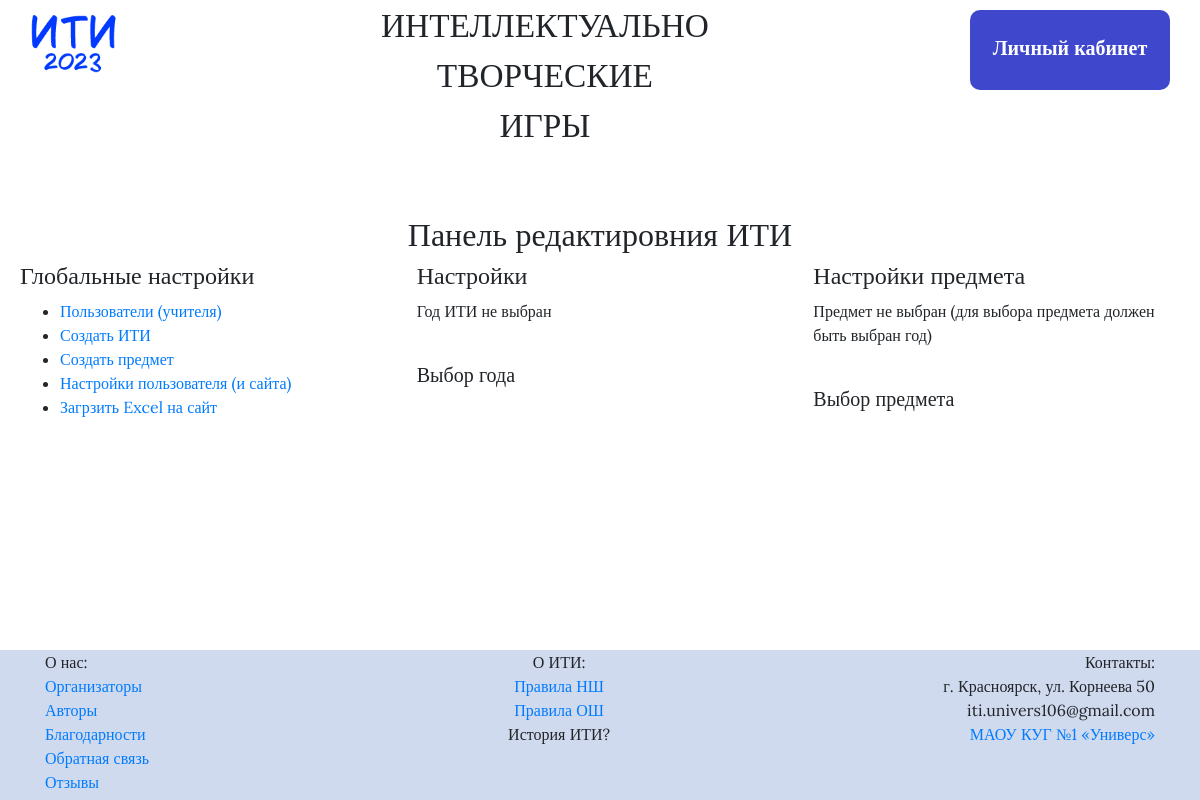
Before: /admin_panel (signed in) with the older database file.
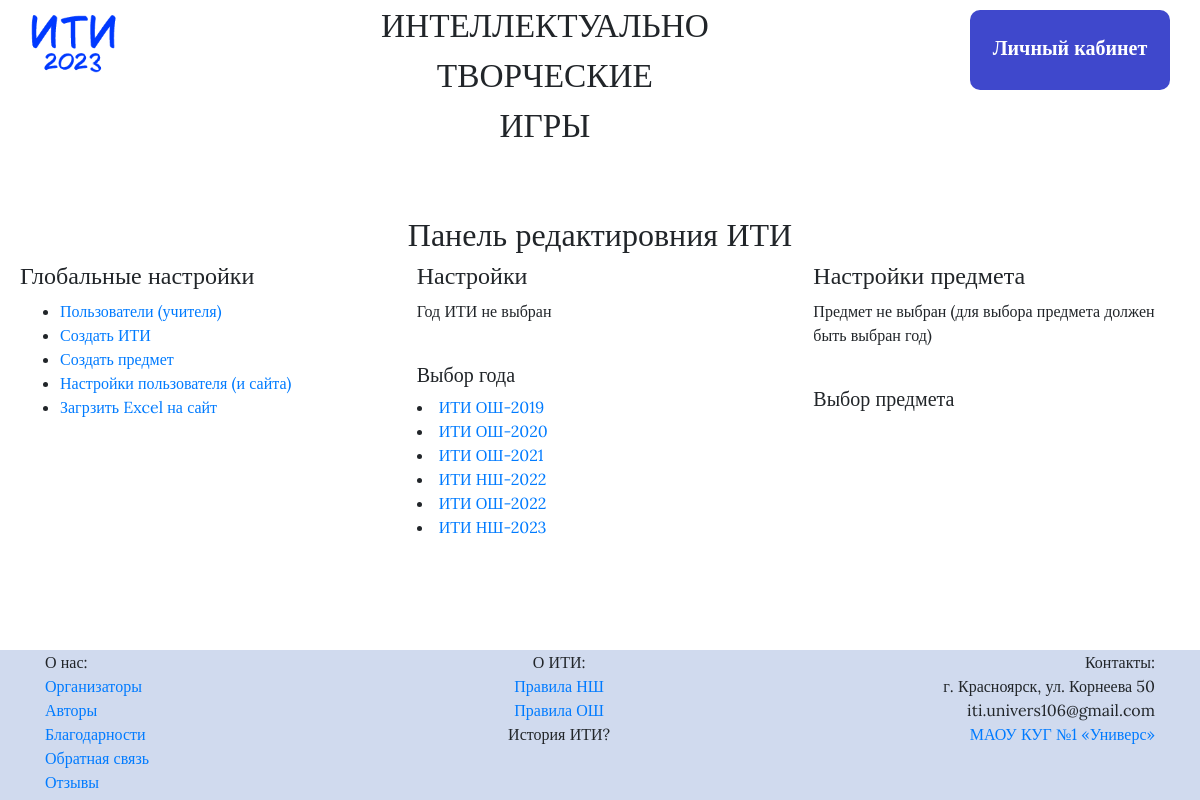
After: the same page with the newer database file.
### backend/database/iti.py (models this page shows, shortened)
class Iti(SqlAlchemyBase, Table):
    __tablename__ = 'iti'
    fields = ['id', 'name_in_list', 'name_on_page', 'classes', 'ind_days', 'default_ind_score', 'net_score_formula',
              'sum_ind_to_rating', 'automatic_division', 'auto_teams', 'sum_ind_to_team', 'teams_count',
              'students_in_team', 'description', 'block']
    id = sa.Column(sa.Integer, nullable=False, unique=True, primary_key=True, autoincrement=True)
    name_in_list = sa.Column(sa.String, nullable=False)
    name_on_page = sa.Column(sa.String, nullable=False)
    classes = sa.Column(sa.String, nullable=False)          # ordered (exm.: 56789, 234)
    ind_days = sa.Column(sa.Integer, nullable=False)
    default_ind_score = sa.Column(sa.Integer, nullable=False)
    net_score_formula = sa.Column(sa.Integer, nullable=False)
    sum_ind_to_rating = sa.Column(sa.Integer, nullable=False)
    automatic_division = sa.Column(sa.Integer, nullable=False)
    auto_teams = sa.Column(sa.String, nullable=False)
    sum_ind_to_team = sa.Column(sa.Integer, nullable=False)
    teams_count = sa.Column(sa.Integer, nullable=False)
    students_in_team = sa.Column(sa.Integer, nullable=False)
    description = sa.Column(sa.String, nullable=False)
    block = sa.Column(sa.Integer, nullable=False)

### backend/queries/simple.py (the view)
@app.route('/admin_panel')
@cross_origin()
@login_required
def admin_panel():
    iti, subject, sub = request.args.get('year'), request.args.get('subject'), []
    if subject:
        subject = Subject.select(subject)
    if iti:
        for cur_sub in ItiSubject.select_by_iti(iti):
            sub.append(Subject.select(cur_sub.subject_id))
        iti = Iti.select(iti)
    return render_template('admin_panel.html', iti=iti, subject=subject, itis=Iti.select_all(), subjects=sub)

### backend/database/__db_session.py (called while the page is built)
def create_session() -> Session:
    global __factory
    return __factory()

    @classmethod
    def select_all(cls):
        return cls.__select_by_expr__()

    @classmethod
    def one_or_many(cls, data, one=False):
        return data.one_or_none() if one else data.all()

    @classmethod
    def __select_by_expr__(cls, *exprs, one=False):
        session = create_session()
        values = session.query(cls).filter(sa.and_(*exprs))
        values = cls.one_or_many(values, one)
        session.expunge_all()
        session.commit()
        return values

    @classmethod
    def select(cls, _id):
        return cls.__select_by_expr__(getattr(cls, cls.id_field) == _id, one=True)

### backend/database/user.py (called while the page is built)
    def can_do(self, status: int):
        return self.status == -2 or \
               self.status == -1 and status != -2 or \
               status > 0 and (self.status >> status) % 2

### backend/help/login.py (called while the page is built)
@login.user_loader
def load_user(id):
    return User.select(int(id))

### backend/templates/admin_panel.html (shortened to what this page needs)
{% extends "base.html" %}
{% block content %}
<h1>Панель редактировния ИТИ</h1>
<div class="row">
    <div class="col">
        <h2>Глобальные настройки</h2>
        <ul>
            {% if full %}
            <li><a href="user_edit.html">Пользователи (учителя)</a></li>
            <li><a href="years_edit.html">Создать ИТИ</a></li>
            <li><a href="subjects_edit.html">Создать предмет</a></li>
            <li><a href="settings.html">Настройки пользователя (и сайта)</a></li>
            <li><a href="upload_excel.html">Загрзить Excel на сайт</a></li>
            {% elif adm %}
            <li><a href="user_edit.html">Пользователи (учителя)</a></li>
            <li><a href="settings.html">Настройки пользователя</a></li>
            {% else %}
            <li><a href="settings.html">Настройки пользователя</a></li>
            {% endif %}
        </ul>
    </div>
    <div class="col">
        <h2>Настройки {{ iti.name_on_page if iti else '' }}</h2>
        {% if not iti %}<p>Год ИТИ не выбран</p>
        {% endif %}
        <br>
        <h3>Выбор года</h3>
        {% for y in itis %}
            <li><a href="#" onclick="chooseYear({{ y.id }})">{{ y.name_in_list }}</a></li>
        {% endfor %}
    </div>
    <div class="col">
        <h2>Настройки предмета {{ subject.name if subject else '' }}</h2>
        {% if not subject %}<p>Предмет не выбран (для выбора предмета должен быть выбран год)</p>
        {% elif not anon and current_user.can_do(subject.id) %}<ul>
            <li><a href="{{ iti.id }}/{{ subject.id }}.html">Результаты</a></li>
            <li><a href="{{ iti.id }}/{{ subject.id }}.html/add_result">Редактировать</a></li>
        </ul>{% endif %}
        <br>
        <h3>Выбор предмета</h3>
    </div>
</div>
{% endblock %}

### backend/templates/base.html (shortened to what this page needs)
<!DOCTYPE html>
<html lang="ru">
<head>
    {% if current_user.is_anonymous %} {% set anon = True %} {% else %} {% set anon = False %} {% endif %}
    {% if not anon and current_user.can_do(-1) %} {% set adm = True %} {% else %} {% set adm = False %} {% endif %}
    {% if not anon and current_user.can_do(-2) %} {% set full = True %} {% else %} {% set full = False %} {% endif %}
    <link rel="stylesheet" href="/CSS/bootstrap.min.css">
    <link rel="stylesheet" href="/CSS/menu.css">
    <link rel="stylesheet" href="/CSS/style.css">
    <link rel="stylesheet" href="/CSS/style_old.css">
    <link rel="stylesheet" href="/CSS/media.css">
</head>
<body>
<div class="wrapper">
    <div class="content">
        <div class="row justify-content-between">
            <div class="col-auto logo">
                <a href="/"><img src="/Images/2023/logo.png" height="80px"></a>
            </div>
            <div class="col-auto rlogo">
                <p class="headtext">ИНТЕЛЛЕКТУАЛЬНО <br> ТВОРЧЕСКИЕ <br>ИГРЫ</p>
            </div>
            <div class="col-auto">
                <div class="dropdown">
                    <p class="dropbtn" data-toggle="dropdown">Личный кабинет</p>
                </div>
            </div>
        </div>
        <div class="white-line"></div>
        {% block content %}{% endblock %}
        <div class="white-line"></div>
    </div>
    <div class="footer">
        <div class="container">
            <div class="box">
                <div class="footer-left">
                    О нас:<br>
                    <a href="/Info/organizer.html">Организаторы</a><br>
                    <a href="/Info/author.html">Авторы</a><br>
                    <a href="/Info/thank_us.html">Благодарности</a><br>
                    <a target="_blank" href="https://docs.google.com/forms/d/e/1FAIpQLSd7FopqmHoR5Ugcg_-ZAs-guy8NHS5PSvvDsx_rYetaPMKxjw/viewform?usp=sf_link">Обратная связь</a><br>
                    <a href="/Info/reviews.html">Отзывы</a>
                </div>
                <div class="footer-center">
                    О ИТИ:<br>
                    <a href="/Info/_rules.html">Правила НШ</a><br>
                    <a href="/Info/rules.html">Правила ОШ</a><br>
                    История ИТИ?
                </div>
                <div class="footer-right">
                    Контакты:<br>
                    г. Красноярск, ул. Корнеева 50<br>
                    iti.univers106@gmail.com<br>
                    <a href="http://univers.su" target="_blank">МАОУ КУГ №1 «Универс»</a><br>
                </div>
            </div>
        </div>
    </div>
</div>
</body>
</html>

Changed rows visible on the page:
added Iti: name_in_list "ИТИ ОШ-2019"
added Iti: name_in_list "ИТИ ОШ-2020"
added Iti: name_in_list "ИТИ ОШ-2021"
added Iti: name_in_list "ИТИ НШ-2022"
added Iti: name_in_list "ИТИ ОШ-2022"
added Iti: name_in_list "ИТИ НШ-2023"
